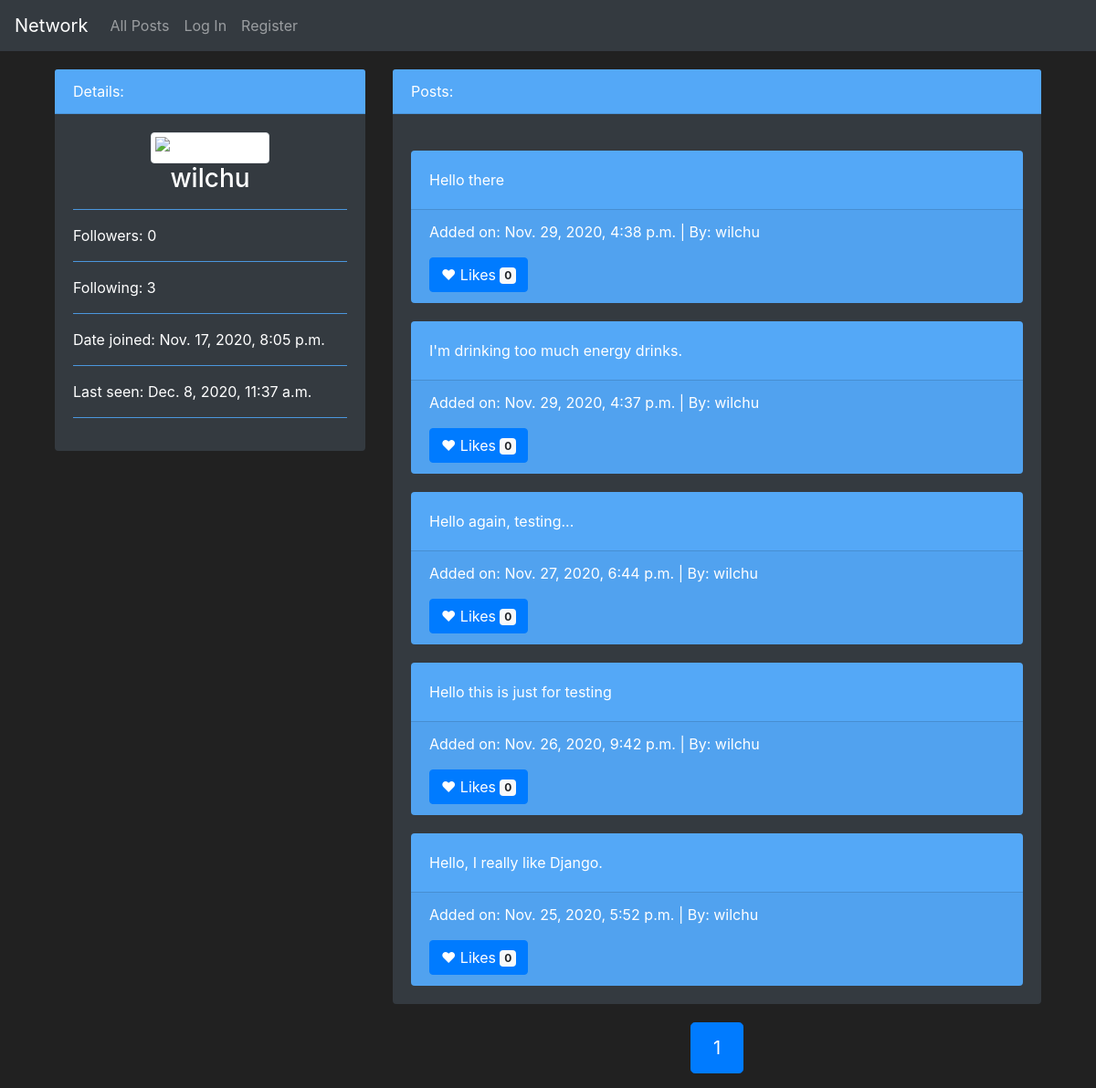
/profil/2, run on an earlier commit of the app's database.
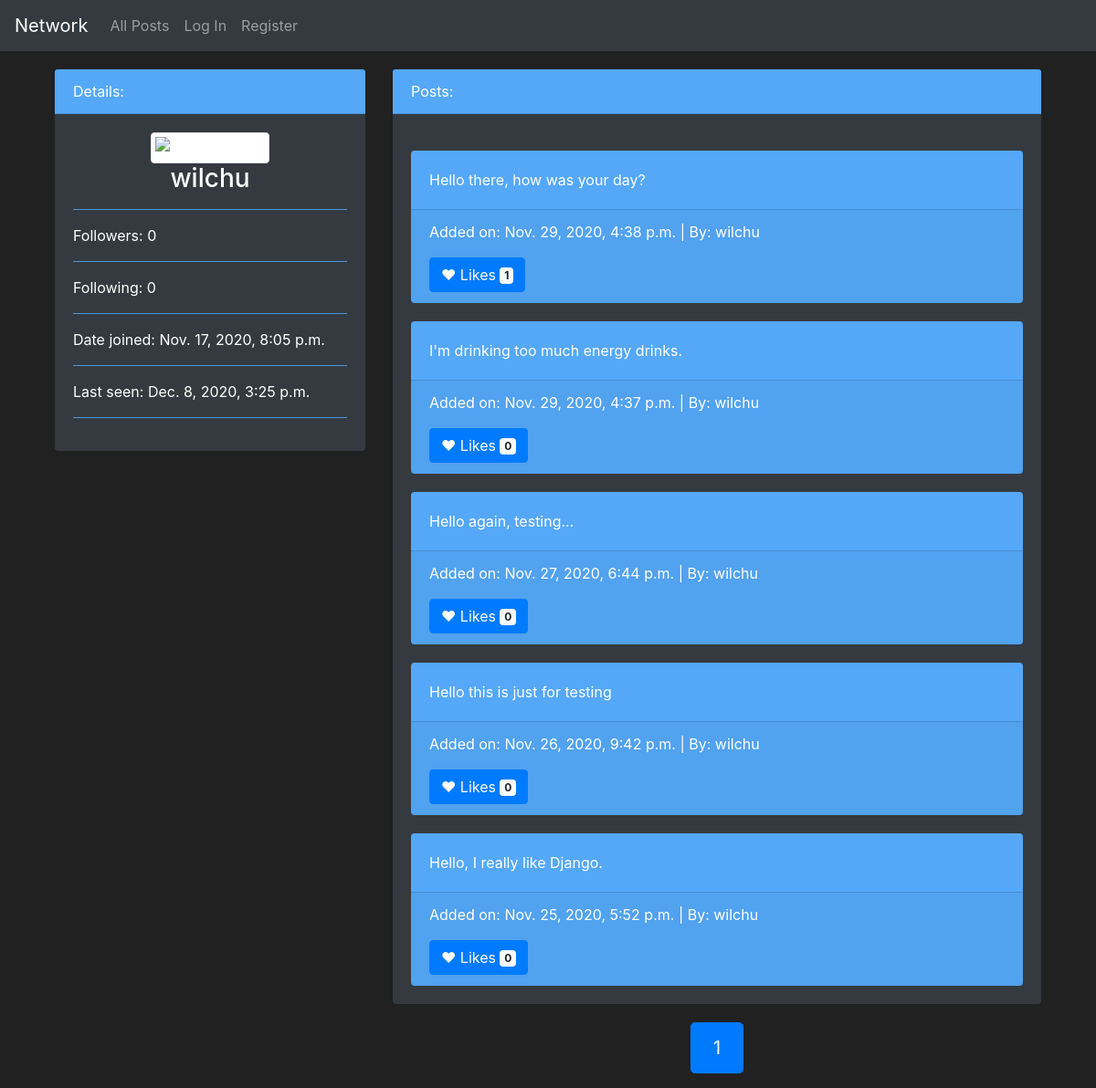
And on a later commit of the database.
### network/models.py (models this page shows, shortened)
class User(AbstractUser):
    followers = models.IntegerField(default=0)
    following = models.IntegerField(default=0)

class Posts(models.Model):
    post_owner = models.ForeignKey(User, on_delete=models.CASCADE, related_name="post_owner")
    post_content = models.CharField(max_length=2000)
    post_date = models.DateTimeField(auto_now_add=True)

### network/views.py (the view, shortened to what this page needs)
# urls.py: path("profil/<int:userID>", views.profil, name="profil"),
def profil(request, userID):
    try:
        get_user = User.objects.get(pk=int(userID))
    except ObjectDoesNotExist:
        return HttpResponseNotFound('<h1>User not found</h1>')
    if request.user.is_authenticated:
        follower = User.objects.get(pk=int(request.user.id))
        follow_object = Follows.objects.filter(follower = follower).filter(target = get_user)
        if follow_object:
            is_following = True
        else:
            is_following = False
    else:
        is_following = False
    all_posts = Posts.objects.all().filter(post_owner = get_user).order_by('-post_date')
    page = pagination(request, all_posts, 10)
    return render(request, 'network/profil.html', {
        'user_id': get_user.id,
        'user_nickname': get_user.username,
        'user_followers': get_user.followers,
        'user_following': get_user.following,
        'user_joined': get_user.date_joined,
        'user_seen': get_user.last_login,
        'user_posts': page,
        "follow_status": is_following,
        "user_likes": getAllLikes(request)
    })

### network/views.py (called while the page is built)
def pagination(request, data_object, results):
    paginator = Paginator(data_object, results)
    try:
        paginator_result = paginator.page(request.GET.get('page', 1))
    except EmptyPage:
        paginator_result = paginator.page(1)
    return paginator_result

def getAllLikes(request):
    if request.user.is_authenticated:
        all_likes = []
        likes = Likes.objects.all().filter(who_liked = request.user)
        for like in likes:
            all_likes.append(like.post.id)
        return all_likes
    else:
        return []

### network/templates/network/profil.html (shortened to what this page needs)
{% extends "network/layout.html" %}
{% block body %}
    <section>
        <div class="container">
            <div class="row">
                <div class="col-md-4">
                    <div class="card text-white bg-dark mb-3">
                        <div class="card-header">Details:</div>
                        <div class="card-body">
                          <div class="text-center">
                            <img src="https://cdn.pixabay.com/photo/2015/10/05/22/37/blank-profile-picture-973460_960_720.png" width="200px;"class="img-thumbnail" alt="Icon of a user">
                            <h3 class="card-title">{{ user_nickname }}</h3>
                          </div>
                          <hr>
                          <p class="card-text">Followers: {{ user_followers }}</p>
                          <hr>
                          <p class="card-text">Following: {{ user_following }}</p>
                          <hr>
                          <p class="card-text">Date joined: {{ user_joined }}</p>
                          <hr>
                          <p class="card-text">Last seen: {{ user_seen }}</p>
                          <hr>
                        </div>
                      </div>
                </div>
                <div class="col-md-8">
                    <div class="card text-white bg-dark mb-3">
                        <div class="card-header">Posts:</div>
                        <div class="card-body">
                           {% for post in user_posts %}
                              <div class="card bg-blue text-white">
                                <div class="card-body">
                                  <p class="card-text">{{ post.post_content }}</p>
                                </div>
                                <div class="card-footer">
                                  <p>Added on: {{ post.post_date }} | By: {{ post.post_owner }}</p>
                                  <button type="button" class="btn btn-primary like" data-postid="{{ post.id }}">
                                    {% if post.id in user_likes %}
                                      <span class="liked">&hearts;</span>
                                    {% else %}
                                    <span>&hearts;</span>
                                    {% endif %}
                                    Likes <span class="badge badge-light">{{ post.likes_set.count }}</span>
                                  </button>
                                </div>
                              </div>
                              {% empty %}
                              <h4>No posts to display yet.</h4>
                           {% endfor %}
                        </div>
                      </div>
                      <section style="margin-top: 20px;">
                        <nav aria-label="Posts pagination">
                          <ul class="pagination justify-content-center pagination-lg">
                            {% for page in user_posts.paginator.page_range %}
                              <li class="page-item {% if page == user_posts.number %} active {% endif %}">
                                <a class="page-link" href="{% url 'profil' user_id %}?page={{ page }}">{{ page }}</a>
                              </li>
                            {% endfor %}
                          </ul>
                        </nav>
                      </section>
                </div>
            </div>
        </div>
    </section>
{% endblock %}

What changed in the data, as far as the page shows it:
changed User "wilchu": last_login "Dec. 8, 2020, 11:37 a.m." → "Dec. 8, 2020, 3:25 p.m."
changed Posts: post_content "Hello there" → "Hello there, how was your day?"; likes_set.count "0" → "1"
Also different on the page:
{{ user_following }}: "3" → "0"
